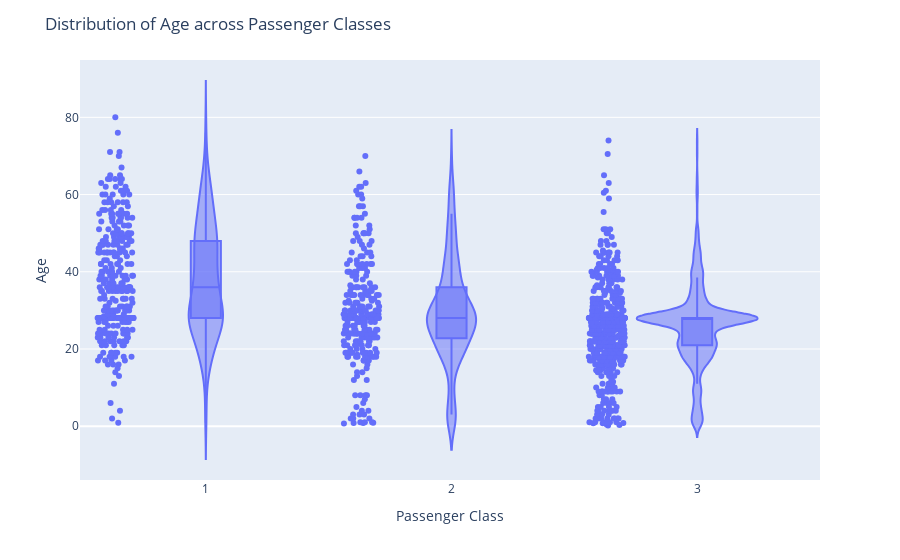

Notebook code cell kept with this figure:
### Code cell
fig = px.violin(titanic, x='Pclass', y='Age', box=True, points='all')
fig.update_layout(
    xaxis_title='Passenger Class',
    yaxis_title='Age',
    title='Distribution of Age across Passenger Classes'
)

fig.show()

### Figure 1 — Plotly figure (JSON) as saved in the notebook; plotly's stock layout.template omitted (floating-point values rounded to 4 significant figures; data arrays with more than 128 entries replaced by an {"elided": "..."} marker saying what was removed)
{"data": [{"alignmentgroup": "True", "box": {"visible": true}, "hovertemplate": "Pclass=%{x}<br>Age=%{y}<extra></extra>", "legendgroup": "", "marker": {"color": "#636efa"}, "name": "", "offsetgroup": "", "orientation": "v", "points": "all", "scalegroup": "True", "showlegend": false, "type": "violin", "x": {"elided": "1309 int values"}, "x0": " ", "xaxis": "x", "y": {"elided": "1309 float values"}, "y0": " ", "yaxis": "y"}], "layout": {"legend": {"tracegroupgap": 0}, "margin": {"t": 60}, "title": {"text": "Distribution of Age across Passenger Classes"}, "violinmode": "group", "xaxis": {"anchor": "y", "domain": [0, 1], "title": {"text": "Passenger Class"}}, "yaxis": {"anchor": "x", "domain": [0, 1], "title": {"text": "Age"}}}}
